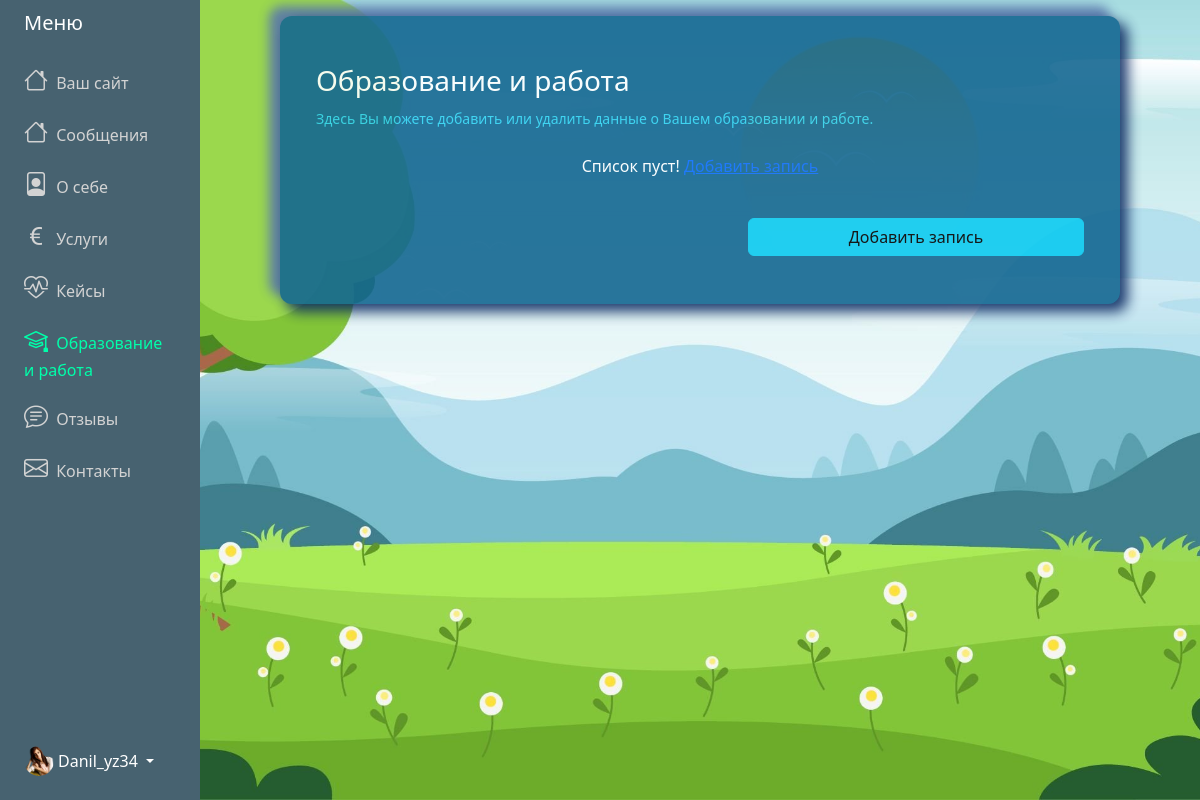
/adminPanel/ed_and_work/ (signed in), run on an earlier commit of the app's database.
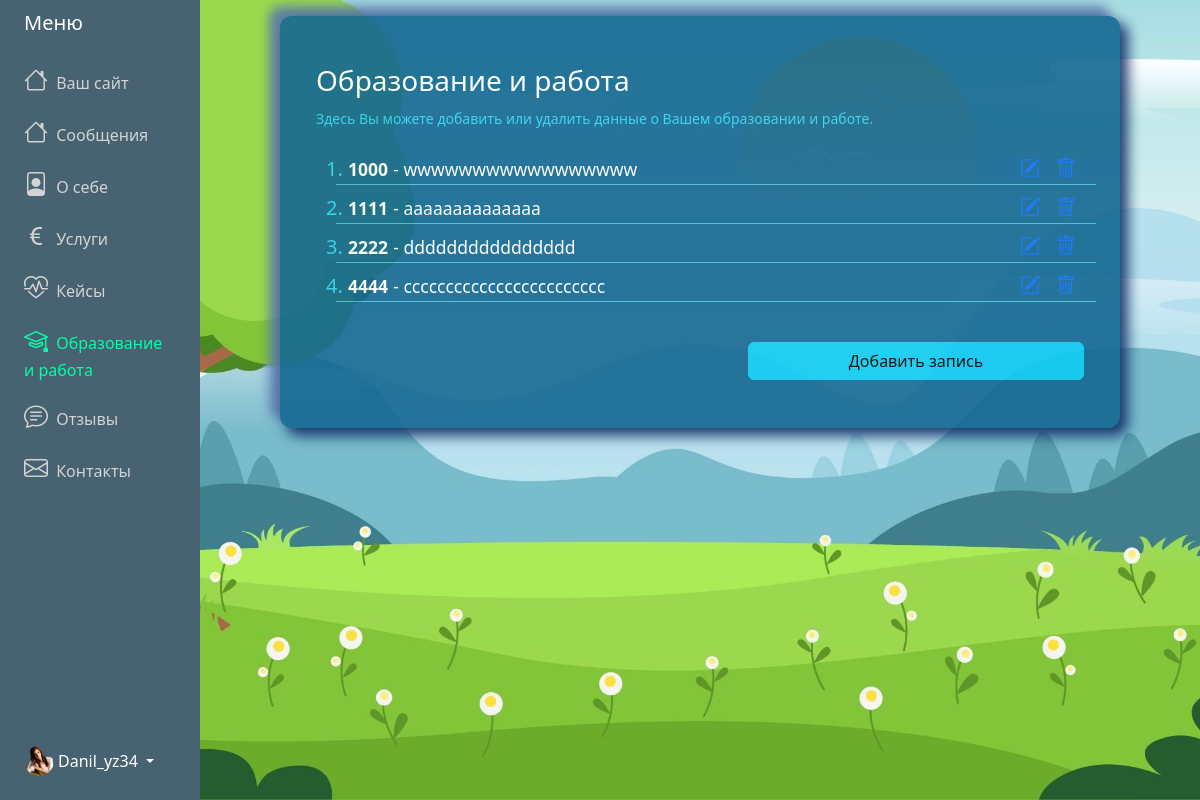
And on a later commit of the database.
### adminPanel/models.py (models this page shows)
class Ed_and_work(models.Model):
    year = models.IntegerField("Год", default=current_year)
    desc = models.TextField(null=False, blank=False)
    diplom_img = models.ImageField(upload_to="Ed_and_work_img", null=True, blank=True)
    user = models.ForeignKey(User, on_delete=models.CASCADE)

### adminPanel/views.py (the view)
# urls.py: path('adminPanel/ed_and_work/', MyEdAndWorkView.as_view(), name="ed-and-work"),
class MyEdAndWorkView(LoginRequiredMixin,ListView):
    model = Ed_and_work
    template_name = "adminPanel/ed-and-work.html"
    context_object_name = "posts"
    def get_context_data(self, **kwargs):
        context = super().get_context_data(**kwargs)
        context['posts'] = context['posts'].filter(user_id=self.request.user.id)
        context['title'] = 'Образование и работа'
        context['posts'] = context['posts'].filter(user=self.request.user).order_by('year')
        context['active'] = 'ed_and_work'
        context['menu'] = request_menu(self.request)
        return context

### adminPanel/views.py (called while the page is built)
def request_menu(request):
    user_id = request.user.id  # Получаем id текущего пользователя
    menu = Menu.objects.filter(user_id=user_id).first()  # Используем user_id для фильтрации
    return menu

### adminPanel/templates/adminPanel/ed-and-work.html (shortened to what this page needs)
{% extends "adminPanel/base.html" %}
{% block content %}
<div class="container">
    <div id="innerPage">
        <div class="row align-items-center justify-content-center">
            <div class="col-12 text-white px-5 pt-5">
                <div class="lead">
                    <h3>Образование и работа</h3>
                    <p class="fs-6 mb-4">
                        <small class="label-color">Здесь Вы можете добавить или удалить данные о Вашем образовании и
                            работе.</small>
                    </p>
                </div>
                {% if posts %}
                <ol class="categories">
                    {% for post in posts %}
                    <li class="label-color fs-5">
                        <div class="row mt-2" style="border-bottom: 1px solid #45bdd9;">
                            <div class="col-9">
                                <a href="{% url 'update-post-ed-and-work' post.id %}" style="text-decoration: none;color: #ffffff;">
                                    <small style="font-weight: bold;">{{ post.year }}</small>
                                    <small> - {{ post.desc }}</small>
                                </a>
                            </div>
                            <div class="task-controls col-3 card-text d-flex">
                                <a class="edit px-2 ms-auto" href="{% url 'update-post-ed-and-work' post.id %}">
                                    <i class="bi bi-pencil-square"></i></a>
                                <a class="edit px-2" href="{% url 'delete-post-ed-and-work' post.id %}"><i class="bi bi-trash"></i></a>
                            </div>
                        </div>
                    </li>
                    {%endfor%}
                </ol>
                {% else %}
                <p class="text-center"> Список пуст!
                    <a href="{% url 'create-post-ed-and-work' %}">Добавить запись</a>
                </p>
                {% endif %}
            </div>
        </div>
        <div class="row align-items-center justify-content-center">
            <div class="col-sm-6 col-xs-12 d-sm-block  px-5 pb-5">
                <a href="{% url 'create-post-ed-and-work' %}" class="btn btn-info mt-4 w-100"
                    id="ed-and-work-brn">Добавить запись</a>
            </div>
        </div>
    </div>
</div>
{% endblock content %}

What changed in the data, as far as the page shows it:
added Ed_and_work: year "1000", desc "wwwwwwwwwwwwwwwww"
added Ed_and_work: year "1111", desc "aaaaaaaaaaaaaa"
added Ed_and_work: year "2222", desc "dddddddddddddddd"
added Ed_and_work: year "4444", desc "cccccccccccccccccccccccc"
Also different on the page:
text no longer shown: "Список пуст!"
